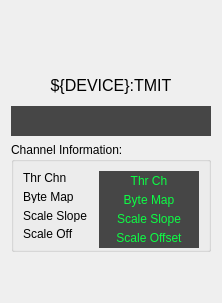
          <widget class="QFrame" name="frame_13">
           <property name="sizePolicy">
            <sizepolicy hsizetype="Fixed" vsizetype="Preferred">
             <horstretch>0</horstretch>
             <verstretch>0</verstretch>
            </sizepolicy>
           </property>
           <property name="frameShape">
            <enum>QFrame::NoFrame</enum>
           </property>
           <property name="frameShadow">
            <enum>QFrame::Raised</enum>
           </property>
           <layout class="QGridLayout" name="gridLayout_6" rowstretch="2,1,1,2,0">
            <item row="2" column="0">
             <widget class="PyDMLabel" name="PyDMLabel_11">
              <property name="minimumSize">
               <size>
                <width>150</width>
                <height>25</height>
               </size>
              </property>
              <property name="font">
               <font>
                <pointsize>12</pointsize>
               </font>
              </property>
              <property name="toolTip">
               <string/>
              </property>
              <property name="styleSheet">
               <string notr="true">color: rgb(12, 255, 68);
background-color: rgb(70, 70, 70);</string>
              </property>
              <property name="alignment">
               <set>Qt::AlignCenter</set>
              </property>
              <property name="precision" stdset="0">
               <number>3</number>
              </property>
              <property name="showUnits" stdset="0">
               <bool>true</bool>
              </property>
              <property name="precisionFromPV" stdset="0">
               <bool>false</bool>
              </property>
              <property name="channel" stdset="0">
               <string>ca://${DEVICE}:TMIT</string>
              </property>
             </widget>
            </item>
            <item row="1" column="0">
             <widget class="QLabel" name="label_17">
              <property name="minimumSize">
               <size>
                <width>0</width>
                <height>25</height>
               </size>
              </property>
              <property name="font">
               <font>
                <pointsize>12</pointsize>
               </font>
              </property>
              <property name="text">
               <string>${DEVICE}:TMIT</string>
              </property>
              <property name="alignment">
               <set>Qt::AlignCenter</set>
              </property>
             </widget>
            </item>
            <item row="4" column="0">
             <spacer name="verticalSpacer_6">
              <property name="orientation">
               <enum>Qt::Vertical</enum>
              </property>
              <property name="sizeHint" stdset="0">
               <size>
                <width>20</width>
                <height>40</height>
               </size>
              </property>
             </spacer>
            </item>
            <item row="0" column="0">
             <spacer name="verticalSpacer_5">
              <property name="orientation">
               <enum>Qt::Vertical</enum>
              </property>
              <property name="sizeHint" stdset="0">
               <size>
                <width>20</width>
                <height>40</height>
               </size>
              </property>
             </spacer>
            </item>
            <item row="3" column="0">
             <widget class="QGroupBox" name="groupBox_3">
              <property name="minimumSize">
               <size>
                <width>200</width>
                <height>110</height>
               </size>
              </property>
              <property name="title">
               <string>Channel Information:</string>
              </property>
              <layout class="QGridLayout" name="gridLayout_13">
               <item row="0" column="0">
                <widget class="QLabel" name="label_22">
                 <property name="text">
                  <string>Thr Chn</string>
                 </property>
                 <property name="alignment">
                  <set>Qt::AlignLeading|Qt::AlignLeft|Qt::AlignVCenter</set>
                 </property>
                </widget>
               </item>
               <item row="0" column="1">
                <widget class="PyDMLabel" name="PyDMLabel_12">
                 <property name="minimumSize">
                  <size>
                   <width>100</width>
                   <height>20</height>
                  </size>
                 </property>
                 <property name="toolTip">
                  <string/>
                 </property>
                 <property name="styleSheet">
                  <string notr="true">color: rgb(12, 255, 68);
background-color: rgb(70, 70, 70);</string>
                 </property>
                 <property name="text">
                  <string>Thr Ch</string>
                 </property>
                 <property name="alignment">
                  <set>Qt::AlignCenter</set>
                 </property>
                 <property name="showUnits" stdset="0">
                  <bool>true</bool>
                 </property>
                 <property name="channel" stdset="0">
                  <string>ca://${DEVICE}:TMIT_THR_CH</string>
                 </property>
                </widget>
               </item>
               <item row="1" column="0">
                <widget class="QLabel" name="label_23">
                 <property name="text">
                  <string>Byte Map</string>
                 </property>
                 <property name="alignment">
                  <set>Qt::AlignLeading|Qt::AlignLeft|Qt::AlignVCenter</set>
                 </property>
                </widget>
               </item>
               <item row="1" column="1">
                <widget class="PyDMLabel" name="PyDMLabel_13">
                 <property name="minimumSize">
                  <size>
                   <width>100</width>
                   <height>20</height>
                  </size>
                 </property>
                 <property name="toolTip">
                  <string/>
                 </property>
                 <property name="styleSheet">
                  <string notr="true">color: rgb(12, 255, 68);
background-color: rgb(70, 70, 70);</string>
                 </property>
                 <property name="text">
                  <string>Byte Map</string>
                 </property>
                 <property name="alignment">
                  <set>Qt::AlignCenter</set>
                 </property>
                 <property name="showUnits" stdset="0">
                  <bool>true</bool>
                 </property>
                 <property name="channel" stdset="0">
                  <string>ca://${DEVICE}:TMIT_THR_BYTEMAP</string>
                 </property>
                </widget>
               </item>
               <item row="2" column="0">
                <widget class="QLabel" name="label_24">
                 <property name="text">
                  <string>Scale Slope</string>
                 </property>
                 <property name="alignment">
                  <set>Qt::AlignLeading|Qt::AlignLeft|Qt::AlignVCenter</set>
                 </property>
                </widget>
               </item>
               <item row="2" column="1">
                <widget class="PyDMLabel" name="PyDMLabel_14">
                 <property name="minimumSize">
                  <size>
                   <width>100</width>
                   <height>20</height>
                  </size>
                 </property>
                 <property name="toolTip">
                  <string/>
                 </property>
                 <property name="styleSheet">
                  <string notr="true">color: rgb(12, 255, 68);
background-color: rgb(70, 70, 70);</string>
                 </property>
                 <property name="text">
                  <string>Scale Slope</string>
                 </property>
                 <property name="alignment">
                  <set>Qt::AlignCenter</set>
                 </property>
                 <property name="showUnits" stdset="0">
                  <bool>true</bool>
                 </property>
                 <property name="channel" stdset="0">
                  <string>ca://${DEVICE}:TMIT_SS_RBV</string>
                 </property>
                </widget>
               </item>
               <item row="3" column="0">
                <widget class="QLabel" name="label_25">
                 <property name="text">
                  <string>Scale Off</string>
                 </property>
                 <property name="alignment">
                  <set>Qt::AlignLeading|Qt::AlignLeft|Qt::AlignVCenter</set>
                 </property>
                </widget>
               </item>
               <item row="3" column="1">
                <widget class="PyDMLabel" name="PyDMLabel_15">
                 <property name="minimumSize">
                  <size>
                   <width>100</width>
                   <height>20</height>
                  </size>
                 </property>
                 <property name="toolTip">
                  <string/>
                 </property>
                 <property name="styleSheet">
                  <string notr="true">color: rgb(12, 255, 68);
background-color: rgb(70, 70, 70);</string>
                 </property>
                 <property name="text">
                  <string>Scale Offset</string>
                 </property>
                 <property name="alignment">
                  <set>Qt::AlignCenter</set>
                 </property>
                 <property name="showUnits" stdset="0">
                  <bool>true</bool>
                 </property>
                 <property name="channel" stdset="0">
                  <string>ca://${DEVICE}:TMIT_SO_RBV</string>
                 </property>
                </widget>
               </item>
              </layout>
             </widget>
            </item>
           </layout>
          </widget>
